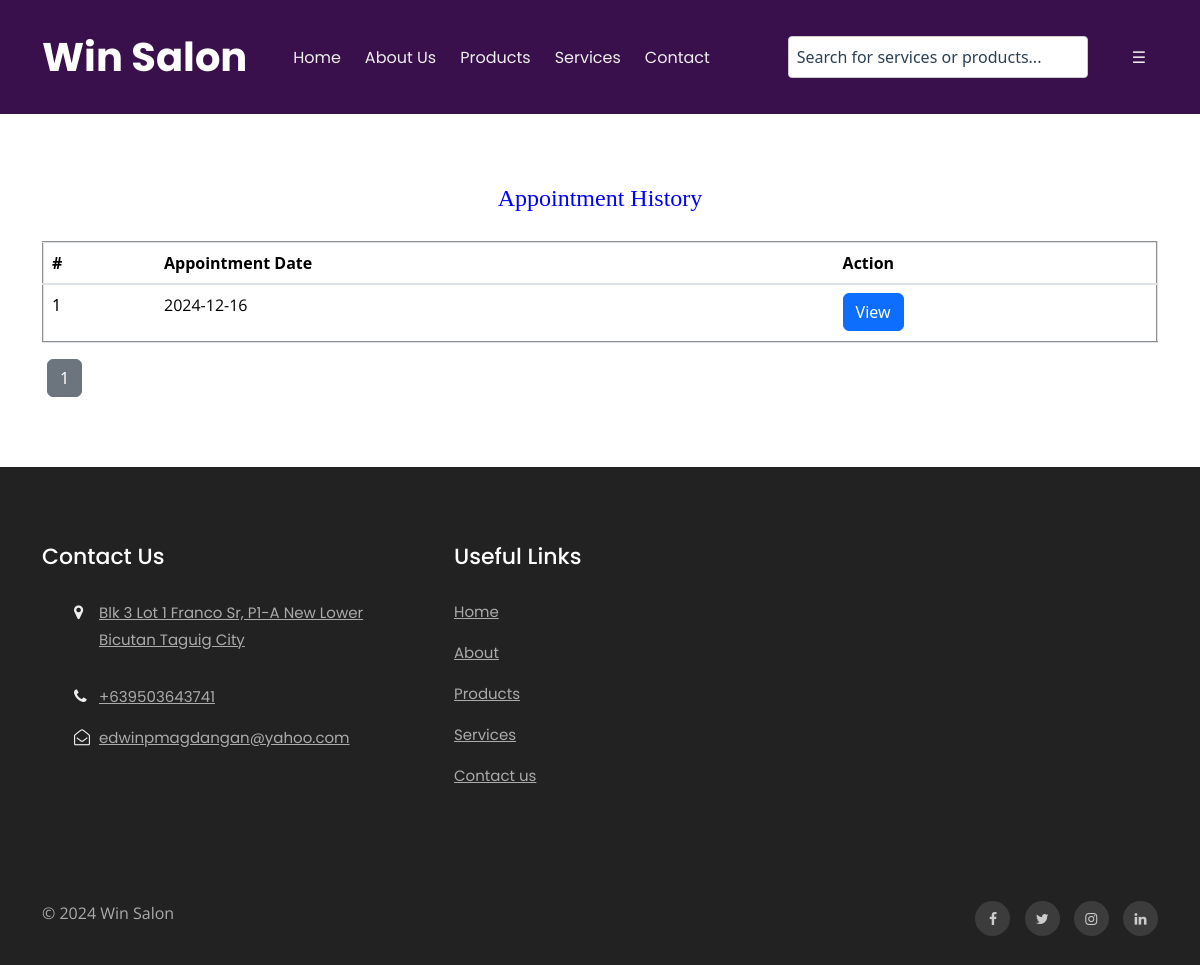
/bfs/booking-history.php (signed in), run on an earlier commit of the app's database.
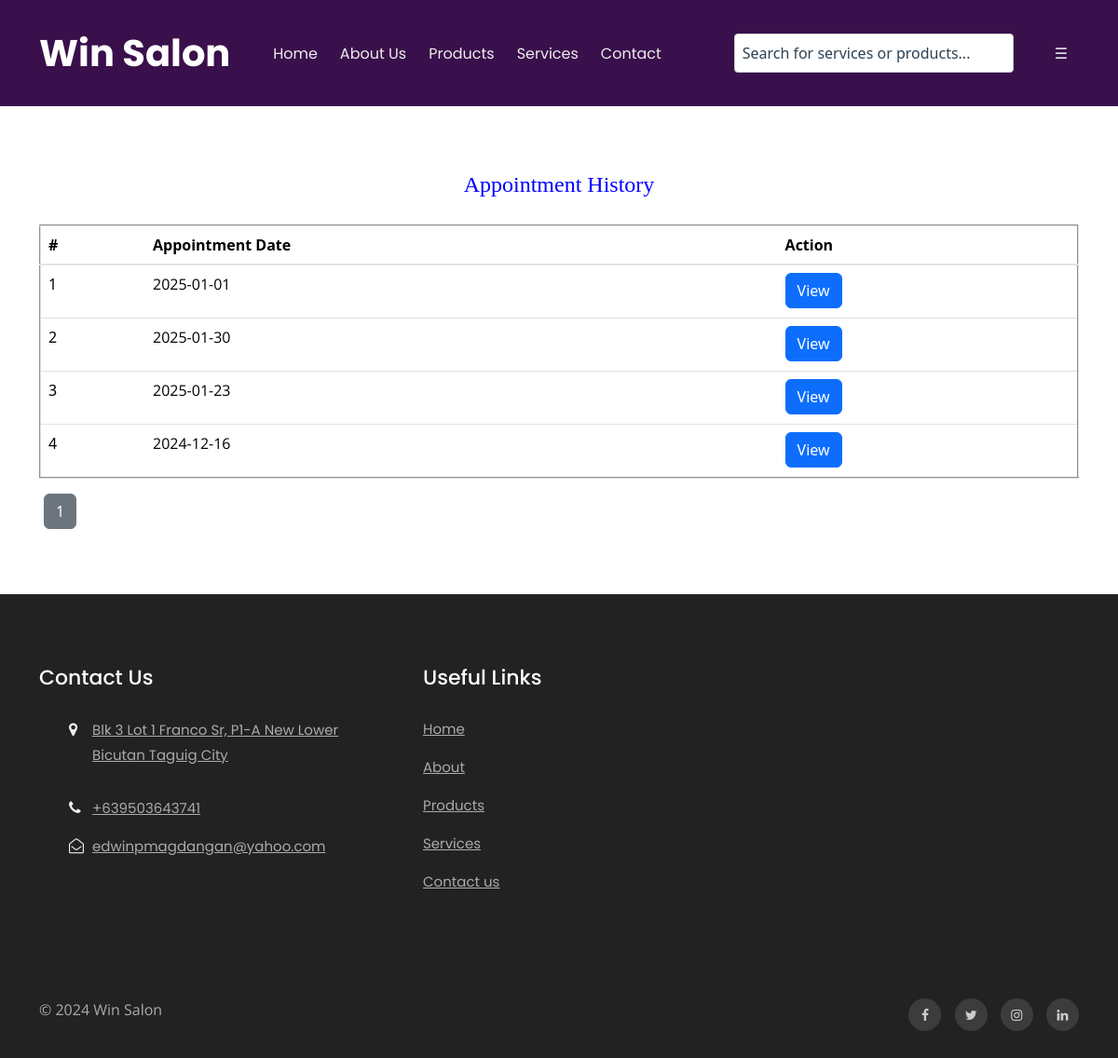
And on a later commit of the database.
### tables this page shows
CREATE TABLE `tblbook` (
  `ID` int(10) NOT NULL,
  `UserID` int(10) DEFAULT NULL,
  `AptNumber` int(10) DEFAULT NULL,
  `AptDate` date DEFAULT NULL,
  `AptTime` time DEFAULT NULL,
  `Service` varchar(255) NOT NULL,
  `Message` mediumtext DEFAULT NULL,
  `BookingDate` timestamp NULL DEFAULT current_timestamp(),
  `Remark` varchar(250) DEFAULT NULL,
  `Status` varchar(250) DEFAULT NULL,
  `RemarkDate` timestamp NULL DEFAULT NULL ON UPDATE current_timestamp(),
  `Service_Total_Price` decimal(10,2) DEFAULT 0.00,
  `deleted_at` datetime DEFAULT NULL
);

CREATE TABLE `tblpage` (
  `ID` int(10) NOT NULL,
  `PageType` varchar(200) DEFAULT NULL,
  `PageTitle` mediumtext DEFAULT NULL,
  `PageDescription` mediumtext DEFAULT NULL,
  `Email` varchar(200) DEFAULT NULL,
  `MobileNumber` bigint(10) DEFAULT NULL,
  `UpdationDate` date DEFAULT NULL,
  `Timing` varchar(200) NOT NULL
);

### bfs/booking-history.php (the view, shortened to what the changed rows need)
<?php
include('includes/dbconnection.php');
if (strlen($_SESSION['bpmsuid']==0)) {
  header('location:logout.php');
} else {
  $limit = 5;
  $page = isset($_GET['page']) ? (int)$_GET['page'] : 1;
  $offset = ($page - 1) * $limit;
  ?>
<!doctype html>
<html lang="en">
  <head>
    <link rel="stylesheet" href="assets/css/style-starter.css">
  </head>
  <body id="home">
<?php include_once('includes/header.php');?>
<section class="w3l-contact-info-main" id="contact">
    <div class="contact-sec	">
        <div class="container">
            <div>
                <div class="table-content table-responsive cart-table-content m-t-30">
                        <table border="2" class="table">
                            <thead class="gray-bg">
                                <tr>
                                    <th>#</th>
                                    <th>Appointment Date</th>
                                    <th>Action</th>
                                </tr>
                            </thead>
                            <tbody>
                                <?php
                                $userid = $_SESSION['bpmsuid'];
                                $query = mysqli_query($con, "
                                    SELECT tbluser.ID as uid, tbluser.FirstName, tbluser.LastName, tbluser.Email, tbluser.MobileNumber,
                                        tblbook.ID as bid, tblbook.AptNumber, tblbook.AptDate, tblbook.AptTime,
                                        tblbook.Message, tblbook.BookingDate, tblbook.Status
                                    FROM tblbook
                                    JOIN tbluser ON tbluser.ID = tblbook.UserID
                                    WHERE tbluser.ID = '$userid' AND tblbook.deleted_at IS NULL
                                    ORDER BY tblbook.BookingDate DESC
                                    LIMIT $limit OFFSET $offset
                                ");
                                $cnt = 1;
                                while ($row = mysqli_fetch_array($query)) {
                                ?>
                                    <tr>
                                        <td><?php echo $cnt;?></td>
                                        <td><p><?php echo $row['AptDate']; ?></p></td>
                                        <td><a href="appointment-detail.php?aptnumber=<?php echo $row['AptNumber'];?>" class="btn btn-primary">View</a></td>
                                    </tr>
                                <?php
                                    $cnt++;
                                }
                                ?>
                            </tbody>
                        </table>
                    </div>
                </div>
<?php
$total_query = mysqli_query($con, "
    SELECT COUNT(*) AS total
    FROM tblbook
    WHERE UserID = '$userid' AND deleted_at IS NULL
");
$total_result = mysqli_fetch_assoc($total_query);
$total_records = $total_result['total'];
$total_pages = ceil($total_records / $limit);
echo '<div class="pagination" style="text-align: center;">';
for ($i = 1; $i <= $total_pages; $i++) {
    echo '<a href="?page=' . $i . '" class="btn btn-secondary" style="margin: 0 5px;">' . $i . '</a>';
}
echo '</div>';
?>
            </div>
        </div>
</section>
<?php include_once('includes/footer.php');?>
</body>
</html>
<?php } ?>

### bfs/includes/footer.php (shortened to what the changed rows need)
<section class="w3l-footer-29-main">
    <div class="footer-29 py-5">
      <div class="container py-lg-4">
        <div class="row footer-top-29">
          <div class="col-lg-4 col-md-6 col-sm-8 footer-list-29 footer-1">
            <ul>
              <?php
$ret=mysqli_query($con,"select * from tblpage where PageType='contactus' ");
while ($row=mysqli_fetch_array($ret)) {
?>
              <li>
                <span class="fa fa-map-marker"></span>
                <p>
                  <a href="https://www.google.com/maps?q=Win Salon, Taguig City"
                    target="_blank"
                    rel="noopener noreferrer">
                    Blk 3 Lot 1 Franco Sr, P1-A New Lower Bicutan Taguig City
                  </a>
                </p>
              </li>
              <li><span class="fa fa-phone"></span><a href="tel:09503643741">+63<?php echo $row['MobileNumber'];?></a></li>
              <li><span class="fa fa-envelope-open-o"></span><a href="mailto:edwinpmagdangan@yahoo.com" class="mail">
                  <?php  echo $row['Email'];?></a></li><?php } ?>
            </ul>
          </div>
        </div>
      </div>
    </div>
  </section>

What changed in the data, as far as the page shows it:
added tblbook: AptDate "2025-01-01"
added tblbook: AptDate "2025-01-30"
added tblbook: AptDate "2025-01-23"
